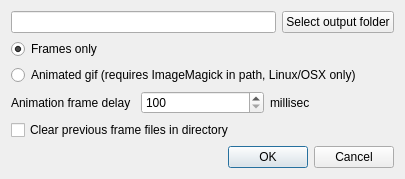
<?xml version="1.0" encoding="UTF-8"?>
<ui version="4.0">
 <class>archDialog</class>
 <widget class="QDialog" name="archDialog">
  <property name="geometry">
   <rect>
    <x>0</x>
    <y>0</y>
    <width>405</width>
    <height>169</height>
   </rect>
  </property>
  <property name="windowTitle">
   <string>Dialog</string>
  </property>
  <layout class="QGridLayout" name="gridLayout">
   <item row="0" column="0">
    <layout class="QHBoxLayout" name="horizontalLayout_2">
     <item>
      <widget class="QLineEdit" name="lineEdit"/>
     </item>
     <item>
      <widget class="QPushButton" name="pushButton">
       <property name="text">
        <string>Select output folder</string>
       </property>
      </widget>
     </item>
    </layout>
   </item>
   <item row="1" column="0">
    <widget class="QRadioButton" name="radioFramesOnly">
     <property name="text">
      <string>Frames only</string>
     </property>
     <property name="checked">
      <bool>true</bool>
     </property>
    </widget>
   </item>
   <item row="2" column="0">
    <widget class="QRadioButton" name="radioAnimatedGif">
     <property name="text">
      <string>Animated gif (requires ImageMagick in path, Linux/OSX only)</string>
     </property>
    </widget>
   </item>
   <item row="3" column="0">
    <layout class="QHBoxLayout" name="horizontalLayout">
     <item>
      <widget class="QLabel" name="label_2">
       <property name="text">
        <string>Animation frame delay</string>
       </property>
      </widget>
     </item>
     <item>
      <widget class="QSpinBox" name="spinBoxDelay">
       <property name="minimum">
        <number>100</number>
       </property>
       <property name="maximum">
        <number>99999</number>
       </property>
       <property name="singleStep">
        <number>100</number>
       </property>
      </widget>
     </item>
     <item>
      <widget class="QLabel" name="label_3">
       <property name="text">
        <string>millisec</string>
       </property>
      </widget>
     </item>
    </layout>
   </item>
   <item row="4" column="0">
    <widget class="QCheckBox" name="clearCheckBox">
     <property name="enabled">
      <bool>true</bool>
     </property>
     <property name="text">
      <string>Clear previous frame files in directory</string>
     </property>
     <property name="checked">
      <bool>false</bool>
     </property>
    </widget>
   </item>
   <item row="5" column="0">
    <widget class="QDialogButtonBox" name="buttonBox">
     <property name="orientation">
      <enum>Qt::Horizontal</enum>
     </property>
     <property name="standardButtons">
      <set>QDialogButtonBox::Cancel|QDialogButtonBox::Ok</set>
     </property>
    </widget>
   </item>
  </layout>
 </widget>
 <resources/>
 <connections>
  <connection>
   <sender>buttonBox</sender>
   <signal>accepted()</signal>
   <receiver>archDialog</receiver>
   <slot>accept()</slot>
   <hints>
    <hint type="sourcelabel">
     <x>248</x>
     <y>254</y>
    </hint>
    <hint type="destinationlabel">
     <x>157</x>
     <y>274</y>
    </hint>
   </hints>
  </connection>
  <connection>
   <sender>buttonBox</sender>
   <signal>rejected()</signal>
   <receiver>archDialog</receiver>
   <slot>reject()</slot>
   <hints>
    <hint type="sourcelabel">
     <x>316</x>
     <y>260</y>
    </hint>
    <hint type="destinationlabel">
     <x>286</x>
     <y>274</y>
    </hint>
   </hints>
  </connection>
 </connections>
</ui>
